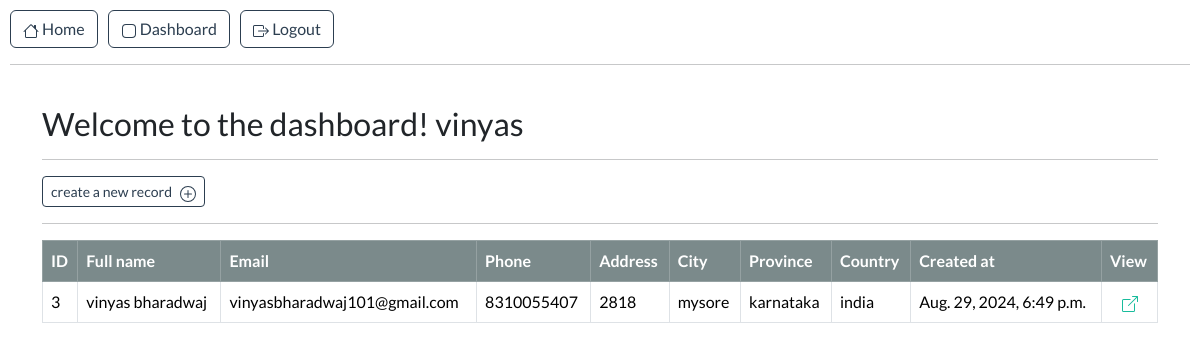
The page /dashboard (signed in) on the database its author committed.
### webapp/models.py (models this page shows, shortened)
class Record(models.Model):
  creation_date = models.DateTimeField(auto_now_add=True)
  first_name = models.CharField(max_length=100)
  last_name = models.CharField(max_length=100)
  email = models.EmailField()
  phone = models.CharField(max_length=20)
  address = models.CharField(max_length=100)
  city = models.CharField(max_length=100)
  province = models.CharField(max_length=100)
  country = models.CharField(max_length=100)

### webapp/views.py (the view)
# urls.py: path('dashboard', views.dashboard, name='dashboard'),
@login_required(login_url='login')
def dashboard(request):
  my_records = Record.objects.all()
  context = {'records': my_records}
  return render(request, 'webapp/dashboard.html', context=context)

### webapp/templates/webapp/dashboard.html (shortened to what this page needs)
{% extends 'webapp/base.html' %}
{% block content %}
<h3>Welcome to the dashboard! {{ user }}</h3>
<hr>
<a class="btn btn-outline-primary btn-sm" href="{% url 'create-record' %}">
  create a new record &nbsp;
</a>
<hr>
<table class="table table-hover table-bordered">
  <thead class="table-dark">
    <tr>
      <th scope="col">ID</th>
      <th scope="col">Full name</th>
      <th scope="col">Email</th>
      <th scope="col">Phone</th>
      <th scope="col">Address</th>
      <th scope="col">City</th>
      <th scope="col">Province</th>
      <th scope="col">Country</th>
      <th scope="col">Created at</th>
      <th scope="col">View</th>
    </tr>
  </thead>
  <tbody>
    {% if records %}
      {% for record in records %}
      <tr>
        <td>{{ record.id }}</td>
        <td>{{ record.first_name }} {{ record.last_name }}</td>
        <td>{{ record.email }}</td>
        <td>{{ record.phone }}</td>
        <td>{{ record.address }}</td>
        <td>{{ record.city }}</td>
        <td>{{ record.province }}</td>
        <td>{{ record.country }}</td>
        <td>{{ record.creation_date }}</td>
        <td>
          <a style="text-decoration: none" href="{% url 'view-record' record.id %}">
          </a>
        </td>
      </tr>
      {% endfor %}
    {% endif %}
  </tbody>
</table>
{% endblock %}

### webapp/templates/webapp/base.html (shortened to what this page needs)
{% load static %}
<!DOCTYPE html>
<html>
  <head>
    <link rel="stylesheet" type="text/css" href="https://bootswatch.com/5/flatly/bootstrap.css">
    <link rel="stylesheet" type="text/css" href="{% static 'css/styles.css' %}">
  </head>
  <body style="padding: 10px">
    {% include 'webapp/navbar.html' %}
    <div class='container'>
      <br>
      {% block content %}
      {% endblock %}
    </div>
  <body>
</html>

### webapp/templates/webapp/navbar.html (shortened to what this page needs)
<ul class="nav nav-pills mb-3" id="pills-tab" role="tablist">
  <li class="nav-item" role="presentation">
    <a class="btn btn-outline-primary" href="{% url 'home' %}" style="text-decoration: none; margin: 0px 10px 0px 0px" >
      Home
    </a>
  </li>
  {% if user.is_authenticated %}
  <li class="nav-item" role="presentation">
    <a class="btn btn-outline-primary" href="{% url 'dashboard' %}" style="text-decoration: none; margin: 0px 10px 0px 0px">
      <svg xmlns="http://www.w3.org/2000/svg" width="16" height="16" fill="currentColor" class="bi bi-app" viewBox="0 0 16 16">
        <path d="M11 2a3 3 0 0 1 3 3v6a3 3 0 0 1-3 3H5a3 3 0 0 1-3-3V5a3 3 0 0 1 3-3zM5 1a4 4 0 0 0-4 4v6a4 4 0 0 0 4 4h6a4 4 0 0 0 4-4V5a4 4 0 0 0-4-4z"/>
      </svg>
      Dashboard
    </a>
  </li>
  <li class="nav-item" role="presentation">
    <a class="btn btn-outline-primary" href="{% url 'logout' %}" style="text-decoration: none; margin: 0px 10px 0px 0px">
      Logout
    </a>
  </li>
  {% endif %}
</ul>
<hr>

### rows shown on the page
Record: id "3", first_name "vinyas", last_name "bharadwaj", email "vinyasbharadwaj101@gmail.com", phone "8310055407", address "2818", city "mysore", province "karnataka", country "india", creation_date "Aug. 29, 2024, 6:49 p.m."

### other values the page prints
{{ user }} "vinyas"
